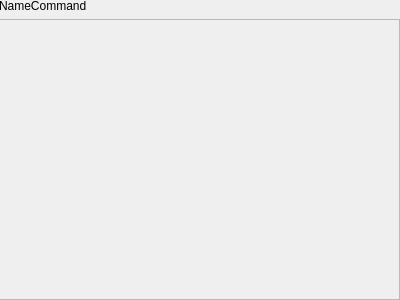
<?xml version="1.0" encoding="UTF-8"?>
<ui version="4.0">
 <class>fullDescriptionWindow</class>
 <widget class="QDialog" name="fullDescriptionWindow">
  <property name="geometry">
   <rect>
    <x>0</x>
    <y>0</y>
    <width>400</width>
    <height>300</height>
   </rect>
  </property>
  <property name="windowTitle">
   <string>Description</string>
  </property>
  <widget class="QWidget" name="verticalLayoutWidget">
   <property name="geometry">
    <rect>
     <x>-1</x>
     <y>-1</y>
     <width>401</width>
     <height>301</height>
    </rect>
   </property>
   <layout class="QVBoxLayout" name="verticalLayout">
    <item>
     <widget class="QLabel" name="nameCommand">
      <property name="text">
       <string>NameCommand</string>
      </property>
     </widget>
    </item>
    <item>
     <widget class="QTextEdit" name="Description">
      <property name="enabled">
       <bool>false</bool>
      </property>
     </widget>
    </item>
   </layout>
  </widget>
 </widget>
 <resources/>
 <connections/>
</ui>
